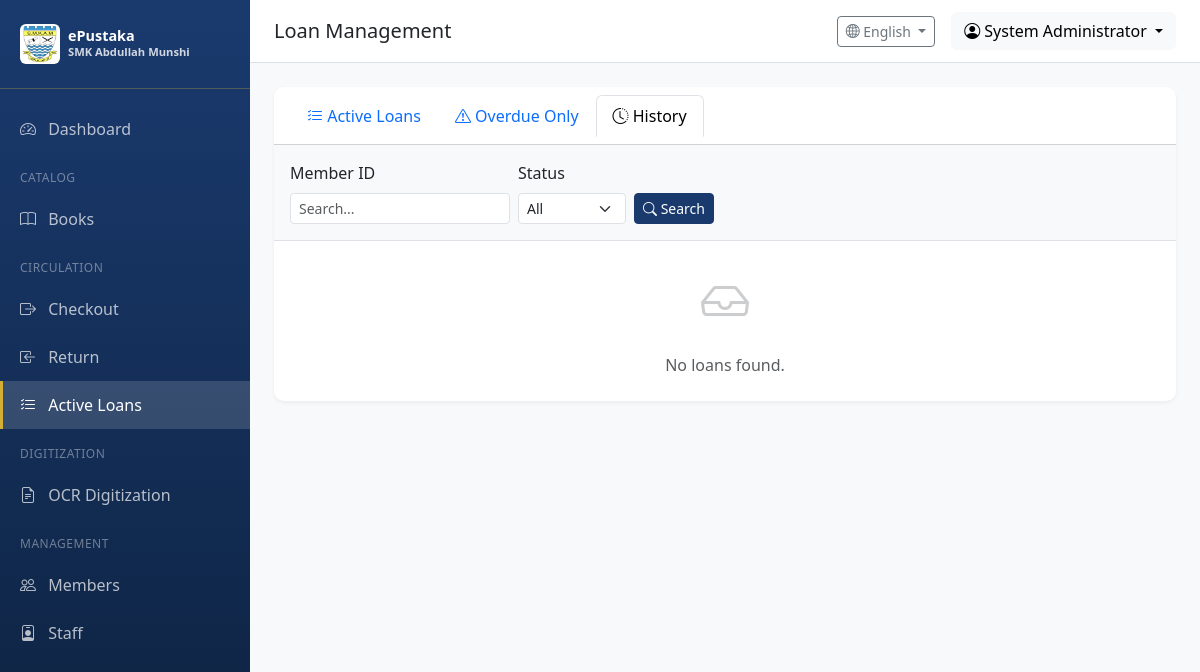
Page /circulation/active?view=history&page=1 (signed in) on the earlier database version.
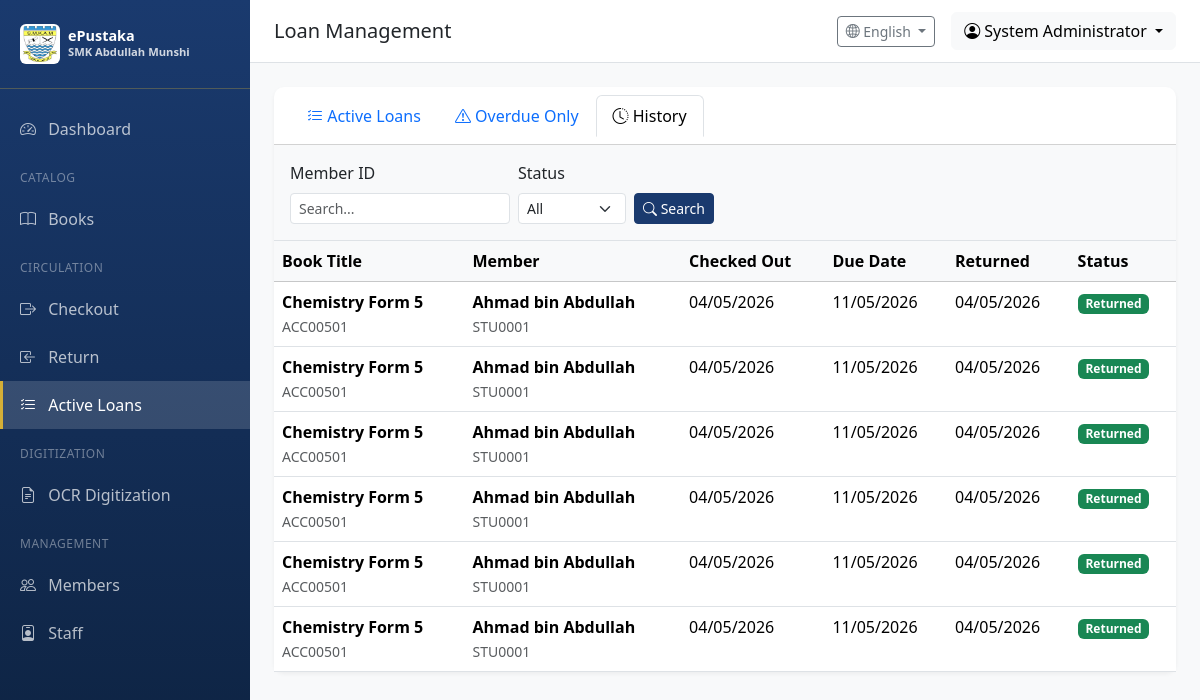
Same page on the later database version.
### app/models/circulation.py (models this page shows, shortened)
class Loan(db.Model):
    __tablename__ = 'loans'
    id = db.Column(db.Integer, primary_key=True)
    checkout_date = db.Column(db.DateTime, nullable=False, default=datetime.utcnow)
    due_date = db.Column(db.DateTime, nullable=False)
    return_date = db.Column(db.DateTime)
    status = db.Column(db.String(20), default=LoanStatus.ACTIVE.value, index=True)
    renewal_count = db.Column(db.Integer, default=0)
    fine_amount = db.Column(db.Float, default=0.0)
    fine_paid = db.Column(db.Boolean, default=False)
    notes = db.Column(db.Text)
    member_id = db.Column(db.Integer, db.ForeignKey('members.id'), nullable=False)
    copy_id = db.Column(db.Integer, db.ForeignKey('book_copies.id'), nullable=False)
    checkout_by = db.Column(db.Integer, db.ForeignKey('users.id'))
    return_by = db.Column(db.Integer, db.ForeignKey('users.id'))
    created_at = db.Column(db.DateTime, default=datetime.utcnow)
    updated_at = db.Column(db.DateTime, default=datetime.utcnow, onupdate=datetime.utcnow)
    checkout_staff = db.relationship('User', foreign_keys=[checkout_by])
    return_staff = db.relationship('User', foreign_keys=[return_by])

### app/models/catalog.py (models this page shows, shortened)
class Book(db.Model):
    __tablename__ = 'books'
    id = db.Column(db.Integer, primary_key=True)
    title = db.Column(db.String(256), nullable=False, index=True)
    author = db.Column(db.String(256), index=True)
    isbn = db.Column(db.String(20), index=True)
    publisher = db.Column(db.String(128))
    publication_year = db.Column(db.Integer)
    edition = db.Column(db.String(32))
    category = db.Column(db.String(64), index=True)  # e.g., Fiction, Science, History
    call_number = db.Column(db.String(32), index=True)  # Library classification
    subject = db.Column(db.String(128))
    language = db.Column(db.String(32), default='Malay')
    description = db.Column(db.Text)
    page_count = db.Column(db.Integer)
    cover_image = db.Column(db.String(256))  # Path to cover image
    price = db.Column(db.Float)  # Book price for replacement/loss scenarios
    created_at = db.Column(db.DateTime, default=datetime.utcnow)
    updated_at = db.Column(db.DateTime, default=datetime.utcnow, onupdate=datetime.utcnow)
    copies = db.relationship('BookCopy', backref='book', lazy='dynamic', cascade='all, delete-orphan')

class BookCopy(db.Model):
    __tablename__ = 'book_copies'
    id = db.Column(db.Integer, primary_key=True)
    accession_number = db.Column(db.String(32), unique=True, nullable=False, index=True)
    barcode = db.Column(db.String(32), unique=True, index=True)
    status = db.Column(db.String(20), default=CopyStatus.AVAILABLE.value, index=True)
    condition = db.Column(db.String(32), default='Good')  # Good, Fair, Poor
    location = db.Column(db.String(64))  # Shelf location
    acquisition_date = db.Column(db.Date)
    acquisition_source = db.Column(db.String(64))  # Purchase, Donation, etc.
    price = db.Column(db.Float)
    notes = db.Column(db.Text)
    book_id = db.Column(db.Integer, db.ForeignKey('books.id'), nullable=False)
    created_at = db.Column(db.DateTime, default=datetime.utcnow)
    updated_at = db.Column(db.DateTime, default=datetime.utcnow, onupdate=datetime.utcnow)
    loans = db.relationship('Loan', backref='copy', lazy='dynamic')

### app/models/member.py (models this page shows, shortened)
class Member(db.Model):
    __tablename__ = 'members'
    id = db.Column(db.Integer, primary_key=True)
    member_id = db.Column(db.String(32), unique=True, nullable=False, index=True)  # Auto-generated, e.g., STU0001
    full_name = db.Column(db.String(128), nullable=False)
    email = db.Column(db.String(120), index=True)
    phone = db.Column(db.String(20))
    member_type = db.Column(db.String(32), default='Student')  # Student, Staff, External
    form_level = db.Column(db.Integer, default=1)  # 1-5 for Forms 1-5, 6 for Graduated
    class_group = db.Column(db.String(64))  # e.g., "Science 1", "Arts 2"
    student_year = db.Column(db.Integer)  # Academic year (e.g., 2024-2025)
    total_books_read = db.Column(db.Integer, default=0)  # For NILAM leaderboard
    is_active = db.Column(db.Boolean, default=True)
    mark_for_deletion = db.Column(db.Boolean, default=False)  # Flag for admin deletion
    graduation_date = db.Column(db.DateTime)  # When student graduated
    last_login = db.Column(db.DateTime)  # Track active students by login
    notes = db.Column(db.Text)
    created_at = db.Column(db.DateTime, default=datetime.utcnow)
    updated_at = db.Column(db.DateTime, default=datetime.utcnow, onupdate=datetime.utcnow)
    loans = db.relationship('Loan', backref='member', lazy='dynamic')

### app/routes/circulation.py (the view)
@circulation_bp.route('/active')
@login_required
def active_loans():
    page = request.args.get('page', 1, type=int)
    view = request.args.get('view', 'active')  # active, overdue, history
    query = Loan.query
    if view == 'active':
        loans = query.filter(
            Loan.status.in_([LoanStatus.ACTIVE.value, LoanStatus.OVERDUE.value])
        ).order_by(Loan.due_date).paginate(page=page, per_page=20)
    elif view == 'overdue':
        loans = query.filter(
            Loan.status == LoanStatus.OVERDUE.value
        ).order_by(Loan.due_date).paginate(page=page, per_page=20)
    else:  # history
        member_id = request.args.get('member', '')
        if member_id:
            member = Member.query.filter_by(member_id=member_id).first()
            if member:
                query = query.filter(Loan.member_id == member.id)
        status = request.args.get('status', '')
        if status:
            query = query.filter(Loan.status == status)
        loans = query.order_by(Loan.checkout_date.desc()).paginate(page=page, per_page=20)
    return render_template('circulation/active_loans.html', loans=loans, current_view=view)

### app/models/user.py (called while the page is built)
@login_manager.user_loader
def load_user(user_id):
    return User.query.get(int(user_id))

    def has_permission(self, perm):
        return self.permissions & perm == perm

    def can(self, perm):
        return self.role is not None and self.role.has_permission(perm)

### app/utils/i18n.py (called while the page is built)
def get_language() -> str:
    try:
        return session.get('language', DEFAULT_LANGUAGE)
    except RuntimeError:
        return DEFAULT_LANGUAGE

def get_text(key: str, lang: str = None) -> str:
    if lang is None:
        lang = get_language()
    if key in TRANSLATIONS:
        trans = TRANSLATIONS[key]
        if lang in trans:
            return trans[lang]
        elif DEFAULT_LANGUAGE in trans:
            return trans[DEFAULT_LANGUAGE]
    return key.replace('_', ' ').title()

### app/templates/circulation/active_loans.html (shortened to what the changed rows need)
{% extends "base.html" %}
{% block content %}
<div class="row">
    <div class="col-12">
        <div class="card table-card">
            <div class="card-body p-0">
                {% if current_view == 'active' %}
                {% if loans.items %}
                <div class="table-responsive">
                    <table class="table table-hover mb-0">
                        <thead class="table-light">
                            <tr>
                                <th>Book Title</th>
                                <th>Member</th>
                                <th>Checked Out</th>
                                <th>Due Date</th>
                                <th>Status</th>
                                <th>Actions</th>
                            </tr>
                        </thead>
                        <tbody>
                            {% for loan in loans.items %}
                            <tr {% if loan.is_overdue %}class="table-danger"{% endif %}>
                                <td>
                                    <strong>{{ loan.copy.book.title }}</strong>
                                    <br>
                                    <small class="text-muted">{{ loan.copy.accession_number }}</small>
                                </td>
                                <td>
                                    <strong>{{ loan.member.full_name }}</strong>
                                    <br>
                                    <small class="text-muted">{{ loan.member.member_id }}</small>
                                </td>
                                <td>{{ loan.checkout_date.strftime('%d/%m/%Y') }}</td>
                                <td>{{ loan.due_date.strftime('%d/%m/%Y') }}</td>
                                <td>
                                    {% if loan.is_overdue %}
                                        <span class="badge bg-danger">⚠ OVERDUE ({{ loan.days_overdue }} days)</span>
                                    {% else %}
                                        <span class="badge bg-info">✓ Active</span>
                                    {% endif %}
                                </td>
                                <td>
                                    {% if loan.can_renew %}
                                    <form method="POST" action="{{ url_for('circulation.renew', loan_id=loan.id) }}" style="display: inline;">
                                        <button type="submit" class="btn btn-sm btn-outline-info" title="Renew this loan">
                                            <i class="bi bi-arrow-clockwise"></i> Renew
                                        </button>
                                    </form>
                                    {% endif %}
                                    <a href="{{ url_for('circulation.return_book') }}" class="btn btn-sm btn-outline-success">
                                        <i class="bi bi-box-arrow-in-left"></i> Return
                                    </a>
                                </td>
                            </tr>
                            {% endfor %}
                        </tbody>
                    </table>
                </div>
                {% else %}
                <div class="p-4 text-center text-muted">
                    <i class="bi bi-inbox" style="font-size: 3rem; opacity: 0.3;"></i>
                    <p class="mt-3 mb-0">No active loans found.</p>
                </div>
                {% endif %}
                {% elif current_view == 'history' %}
                {% if loans.items %}
                <div class="table-responsive">
                    <table class="table table-hover mb-0">
                        <thead class="table-light">
                            <tr>
                                <th>Book Title</th>
                                <th>Member</th>
                                <th>Checked Out</th>
                                <th>Due Date</th>
                                <th>Returned</th>
                                <th>Status</th>
                            </tr>
                        </thead>
                        <tbody>
                            {% for loan in loans.items %}
                            <tr>
                                <td>
                                    <strong>{{ loan.copy.book.title }}</strong>
                                    <br>
                                    <small class="text-muted">{{ loan.copy.accession_number }}</small>
                                </td>
                                <td>
                                    <strong>{{ loan.member.full_name }}</strong>
                                    <br>
                                    <small class="text-muted">{{ loan.member.member_id }}</small>
                                </td>
                                <td>{{ loan.checkout_date.strftime('%d/%m/%Y') }}</td>
                                <td>{{ loan.due_date.strftime('%d/%m/%Y') }}</td>
                                <td>
                                    {% if loan.return_date %}
                                        {{ loan.return_date.strftime('%d/%m/%Y') }}
                                    {% else %}
                                        <span class="badge bg-secondary">Not Returned</span>
                                    {% endif %}
                                </td>
                                <td>
                                    {% if loan.status == 'active' %}
                                        <span class="badge bg-info">Active</span>
                                    {% elif loan.status == 'returned' %}
                                        <span class="badge bg-success">Returned</span>
                                    {% elif loan.status == 'overdue' %}
                                        <span class="badge bg-danger">Overdue</span>
                                    {% elif loan.status == 'lost' %}
                                        <span class="badge bg-dark">Lost</span>
                                    {% else %}
                                        <span class="badge bg-secondary">{{ loan.status }}</span>
                                    {% endif %}
                                </td>
                            </tr>
                            {% endfor %}
                        </tbody>
                    </table>
                </div>
                {% else %}
                <div class="p-4 text-center text-muted">
                    <i class="bi bi-inbox" style="font-size: 3rem; opacity: 0.3;"></i>
                    <p class="mt-3 mb-0">No loans found.</p>
                </div>
                {% endif %}
                {% endif %}
            </div>
        </div>
    </div>
</div>
{% endblock %}

Differences in the rows shown:
added Loan: copy.book "Chemistry Form 5", copy.accession_number "ACC00501", member.full_name "Ahmad bin Abdullah", member.member_id "STU0001", checkout_date "04/05/2026", due_date "11/05/2026", return_date "04/05/2026", status "Returned"
added Loan: copy.book "Chemistry Form 5", copy.accession_number "ACC00501", member.full_name "Ahmad bin Abdullah", member.member_id "STU0001", checkout_date "04/05/2026", due_date "11/05/2026", return_date "04/05/2026", status "Returned"
added Loan: copy.book "Chemistry Form 5", copy.accession_number "ACC00501", member.full_name "Ahmad bin Abdullah", member.member_id "STU0001", checkout_date "04/05/2026", due_date "11/05/2026", return_date "04/05/2026", status "Returned"
added Loan: copy.book "Chemistry Form 5", copy.accession_number "ACC00501", member.full_name "Ahmad bin Abdullah", member.member_id "STU0001", checkout_date "04/05/2026", due_date "11/05/2026", return_date "04/05/2026", status "Returned"
added Loan: copy.book "Chemistry Form 5", copy.accession_number "ACC00501", member.full_name "Ahmad bin Abdullah", member.member_id "STU0001", checkout_date "04/05/2026", due_date "11/05/2026", return_date "04/05/2026", status "Returned"
added Loan: copy.book "Chemistry Form 5", copy.accession_number "ACC00501", member.full_name "Ahmad bin Abdullah", member.member_id "STU0001", checkout_date "04/05/2026", due_date "11/05/2026", return_date "04/05/2026", status "Returned"
Other differences:
text no longer shown: "No loans found."
text now shown: "Book Title Member Checked Out Due Date Returned Status"
